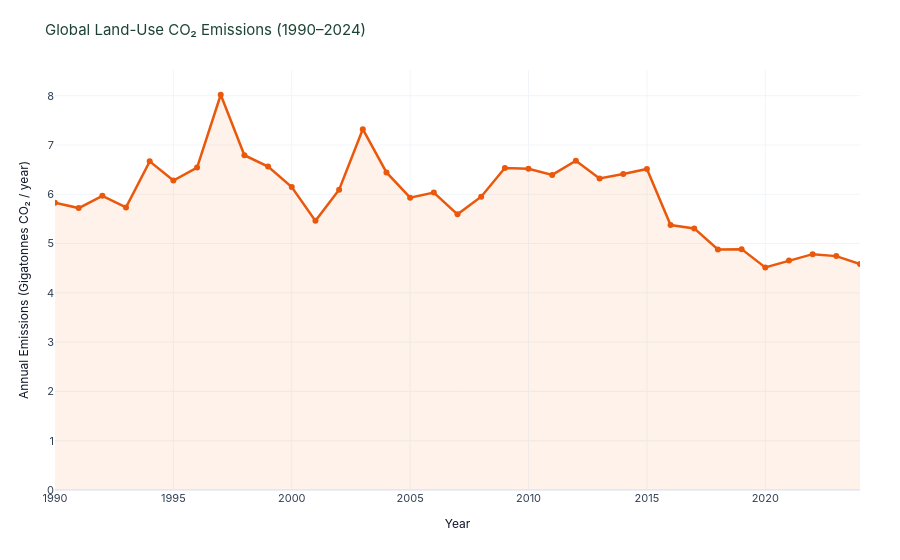

Write notebook code for a chart like this one.
### Markdown cell above
### 3. Carbon Emissions from Land-Use Change & Deforestation
Land-use change (predominantly tropical deforestation) releases approximately **4.5 to 5.0 Gigatonnes of CO₂ per year** into the atmosphere, representing ~10-12% of all anthropogenic greenhouse gas emissions.

### Code cell
fig_co2 = create_environmental_impact_chart(df_global)
fig_co2.show()

### Figure 1 — Plotly figure (JSON) as saved in the notebook; plotly's stock layout.template omitted (floating-point values rounded to 4 significant figures)
{"data": [{"fill": "tozeroy", "fillcolor": "rgba(234, 88, 12, 0.08)", "hovertemplate": "<b>Year %{x}</b><br>Emissions: %{y:.2f} Gt CO₂/yr<extra></extra>", "line": {"color": "#ea580c", "width": 2.5}, "marker": {"color": "#ea580c", "size": 6}, "mode": "lines+markers", "name": "CO₂ Emissions from Land-Use Change (Gt CO₂/yr)", "type": "scatter", "x": [1990, 1991, 1992, 1993, 1994, 1995, 1996, 1997, 1998, 1999, 2000, 2001, 2002, 2003, 2004, 2005, 2006, 2007, 2008, 2009, 2010, 2011, 2012, 2013, 2014, 2015, 2016, 2017, 2018, 2019, 2020, 2021, 2022, 2023, 2024], "y": [5.829, 5.72, 5.968, 5.733, 6.669, 6.278, 6.542, 8.02, 6.792, 6.562, 6.146, 5.461, 6.094, 7.321, 6.444, 5.931, 6.034, 5.593, 5.951, 6.535, 6.518, 6.393, 6.682, 6.32, 6.41, 6.513, 5.377, 5.308, 4.882, 4.887, 4.517, 4.657, 4.785, 4.746, 4.586]}], "layout": {"font": {"color": "#0f172a", "family": "Inter, Segoe UI, Arial, sans-serif", "size": 12}, "hoverlabel": {"bgcolor": "#0f172a", "bordercolor": "#1b4332", "font": {"color": "#ffffff", "family": "Inter, Segoe UI, sans-serif", "size": 13}}, "hovermode": "x unified", "legend": {"bgcolor": "rgba(255,255,255,0)", "font": {"color": "#0f172a", "size": 12}, "orientation": "h", "x": 0.5, "xanchor": "center", "y": -0.18, "yanchor": "top"}, "margin": {"b": 70, "l": 55, "r": 40, "t": 70}, "paper_bgcolor": "#ffffff", "plot_bgcolor": "#ffffff", "title": {"font": {"color": "#1b4332", "size": 15}, "text": "Global Land-Use CO₂ Emissions (1990–2024)"}, "xaxis": {"gridcolor": "#f1f5f9", "showgrid": true, "tickfont": {"color": "#334155", "size": 11}, "title": {"font": {"color": "#0f172a", "size": 12}, "text": "Year"}}, "yaxis": {"gridcolor": "#f1f5f9", "showgrid": true, "tickfont": {"color": "#334155", "size": 11}, "title": {"font": {"color": "#0f172a", "size": 12}, "text": "Annual Emissions (Gigatonnes CO₂ / year)"}}}}
